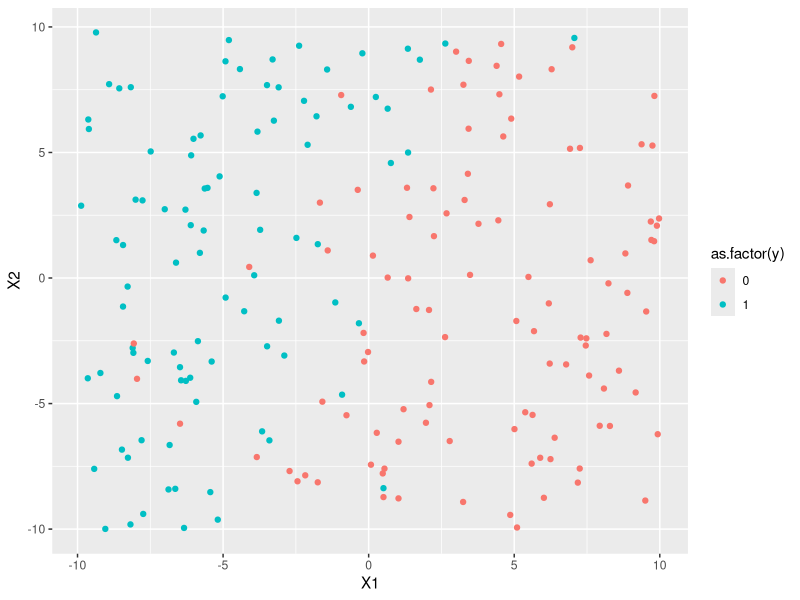

Reproduce this figure in R.
n = 200 # sample size
d = 2 # features
x = matrix(runif(n * d, -10, 10), nrow = n)
v = runif(d, -1, 1)
c = runif(1)
prob = plogis(x %*% v - c)
y = rbinom(n, 1, prob = prob)
library(ggplot2)
d = data.frame(x, y)
X1 = d$X1
X2 = d$X2
graph = ggplot(d, aes(x = X1, y = X2, color = as.factor(y))) + geom_point()
mf = model.frame(y ~ -1 + X1 + X2, d)
data = list(x = model.matrix(mf), y = model.response(mf))


f = function(par, y, x){
	v = par[-length(par)]
	c = par[length(par)]
	ret = -sum(y * log(plogis(x %*% v - c)) + (1 - y) * log(1 - plogis(x %*% v - c)))
	return(ret)
}

par.random = runif(d, -1, 1)
optimFit = optim(par.random, f, y = y, x = x)
par = optimFit$par

glmFit = glm(y ~ X1 + X2, d, family = binomial)

g = function(par, y, x){
	v = par[-length(par)]
	c = par[length(par)]
	return(t(cbind(x, -1)) %*% (plogis(x %*% v - c) - y))
}

optimFit.g = optim(par.random, f, gr = g, y = y, x = x, method = "BFGS")

f.svm = function(par, y, x, t) {
	v = par[-length(par)]
	c = par[length(par)]

	lin.pred = x %*% v - c
	y = 2 * (y - 1)

	return(mean(pmax(0, 1 - y * lin.pred)) + t * sum(v ^ 2))
}

optimFit.svm  = optim(par.random, f.svm, y = y, x = x, t = 1)
par.svm = optimFit.svm$par * 100
print(par.svm)
#graph = graph + geom_abline(intercept = par[3] / par[2], 
#			slope = -par[1] / par[2], color = 'red')
#graph = graph + geom_abline(intercept = c / v[2], 
#			slope = -v[1] / v[2], color = 'green')
graph = graph + geom_abline(intercept = par.svm[3] / par.svm[2], 
			slope = -par.svm[1] / par.svm[2], color = 'red')
plot(graph)